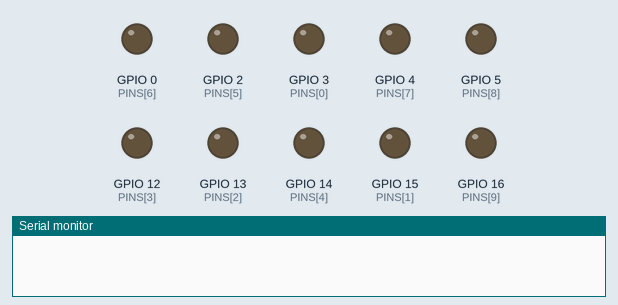
Simulated run of this sketch. Board: ESP8266 (NodeMCU). On the bench: output pins drawn as LEDs (lit = HIGH), the last lines printed to the serial monitor. WiFi joins after 1.5 s; servers stay silent unless stated; network time is answered at once with the bench clock; the local clock reads 2024-03-15 10:24:30 at power-on unless the sketch sets it.

Above: at 0.1 s.
At 2.1 s:
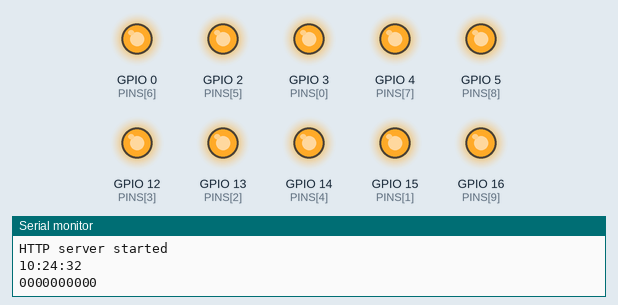
Timing chart, 0 to 3.6 s (numbered marks = the images above):
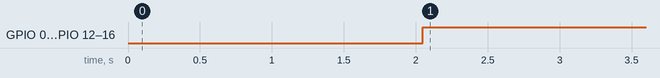

The sketch:

light_server.ino
```cpp
#include <ESP8266WiFi.h>
#include <WiFiClient.h>
#include <ESP8266WebServer.h>
#include <ESP8266mDNS.h>
#include <NTPClient.h>
#include <WiFiUdp.h>

#ifndef STASSID
#define STASSID "I.E Pampilhosa"
#define STAPSK "QF84QesVrw"
#endif

const char *ssid = STASSID;
const char *password = STAPSK;

ESP8266WebServer server(80);

int PINS[] = {3, 15, 13, 12, 14, 2, 0, 4, 5, 16};
int LIGHT_COUNT = 10;

String animation = "0000000000 \
1000000000 \
1100000000 \
1110000000 \
1111000000 \
1111100000 \
1111110000 \
1111111000 \
1111111100 \
1111111110 \
1111111111 \
1111111111 \
1111111110 \
1111111100 \
1111111000 \
1111110000 \
1111100000 \
1111000000 \
1110000000 \
1100000000 \
1000000000 \
0000000000 \
1111000000 \
1111110000 \
1111111100 \
0000111111 \
0000001111 \
0000000011 \
0000000000 \
0000000000 \
1111000000 \
1111110000 \
1111111100 \
0000111111 \
0000001111 \
0000000011 \
0000000000 \
0000000000 \
1111000000 \
1111110000 \
1111111100 \
0000111111 \
0000001111 \
0000000011 \
0000000000 \
0000000000 \
1000000000 \
1100000000 \
0110000000 \
0011000000 \
0001000000 \
0000010000 \
0000100000 \
0000001000 \
0000000100 \
0000000001 \
0000000010 \
1000000000 \
1100000000 \
0110000000 \
0011000000 \
0001000000 \
0000010000 \
0000100000 \
0000001000 \
0000000100 \
0000000001 \
0000000010 \
1000000000 \
1100000000 \
0110000000 \
0011000000 \
0001000000 \
0000010000 \
0000100000 \
0000001000 \
0000000100 \
0000000001 \
0000000010 \
0000000000 \
0000000011";
int animationDelay = 500;
bool animating = false;
int currentFrame = 0;
int timeSinceLastUpdate = 1800000;
String lightsVal = "0000000000";

// Define NTP Client to get time
WiFiUDP ntpUDP;
NTPClient timeClient(ntpUDP, "pool.ntp.org", 0);

const String postForms1 = "<html>\
    <body>\
        <h1>Pins are now: </h1>\
        <p>";
const String postForms2 = "</p>\
        <a href =\"/\"\"><button>Refresh </button></a><br />\
        <h1>Set lights</h1>\
        <form method =\"post\" enctype=\"application/x-www-form-urlencoded\" action=\"/\">\
        <input type=\"text\" name=\"lights\" value=\"1111111111\"><br>\
        <input type=\"submit\" value=\"Submit\">\
        </form>\
    </body>\
    </html>";

void handleRoot()
{
    if (server.method() == HTTP_POST)
    {
        lightsVal = server.arg("lights");
        animating = false;
        applyLights(lightsVal);
    }

    server.send(200, "text/html", postForms1 + lightsVal + postForms2);
}

void handleAnimation()
{
    if (server.method() != HTTP_POST ||
        !server.hasArg("animation") ||
        !server.hasArg("delay"))
    {
        server.send(400, "text/plain", "invalid request");
        return;
    }

    animation = server.arg("animation");

    Serial.println("animation: " + animation);
    Serial.println("delay: " + server.arg("delay"));
    animationDelay = server.arg("delay").toInt();

    startAnimation();

    server.send(200, "text/html", "ok!");
}

void setup(void)
{
    Serial.begin(74880);
    delay(10);

    for (int i = 0; i < 10; i++)
    {
        pinMode(PINS[i], OUTPUT);
        digitalWrite(PINS[i], LOW);
    }
    WiFi.begin(ssid, password);
    Serial.println("");

    // Wait for connection
    while (WiFi.status() != WL_CONNECTED)
    {
        delay(500);
        Serial.print(".");
    }
    Serial.println("");
    Serial.print("Connected to ");
    Serial.println(ssid);
    Serial.print("IP address: ");
    Serial.println(WiFi.localIP());

    if (MDNS.begin("esp8266"))
    {
        Serial.println("MDNS responder started");
    }

    server.on("/", handleRoot);

    server.on("/animation/", handleAnimation);

    server.begin();
    Serial.println("HTTP server started");

    timeClient.begin();
}

void loop(void)
{
    server.handleClient();

    if (timeSinceLastUpdate > 1800000)
    {
        timeClient.update();
        timeSinceLastUpdate = 0;
        int hour = timeClient.getHours();
        Serial.print(hour);
        Serial.print(":");
        Serial.print(timeClient.getMinutes());
        Serial.print(":");
        Serial.println(timeClient.getSeconds());
        if (hour >= 18 || hour <= 7)
        {
            animating = true;
        }
        else
        {
            animating = false;
            applyLights("0000000000");
            currentFrame = 0;
        }
    }

    if (animating)
    {
        int frameCount = (animation.length() + 1) / (LIGHT_COUNT + 1);
        applyLights(
            animation.substring(
                currentFrame * (LIGHT_COUNT + 1),
                currentFrame * (LIGHT_COUNT + 1) + 10));
        currentFrame = (currentFrame + 1) % frameCount;
    }
    delay(animationDelay);
    timeSinceLastUpdate += animationDelay;
}

void startAnimation()
{
    Serial.println("Starting Animation!");
    int frameCount = (animation.length() + 1) / (LIGHT_COUNT + 1);
    Serial.println("frames: " + String(frameCount));
    currentFrame = 0;
    animating = true;
}

void applyLights(String ledsVal)
{
    Serial.println(ledsVal);

    for (int i = 0; i < LIGHT_COUNT; i++)
    {
        digitalWrite(PINS[i], ledsVal.charAt(i) == '1' ? LOW : HIGH);
    }
}
```

Measured:
- by itself, GPIO 0 (PINS[6]), GPIO 2 (PINS[5]), GPIO 3 (PINS[0]), GPIO 4 (PINS[7]), GPIO 5 (PINS[8]), GPIO 12 (PINS[3]), GPIO 13 (PINS[2]), GPIO 14 (PINS[4]), GPIO 15 (PINS[1]), GPIO 16 (PINS[9]): LOW → HIGH at 2.0 s
